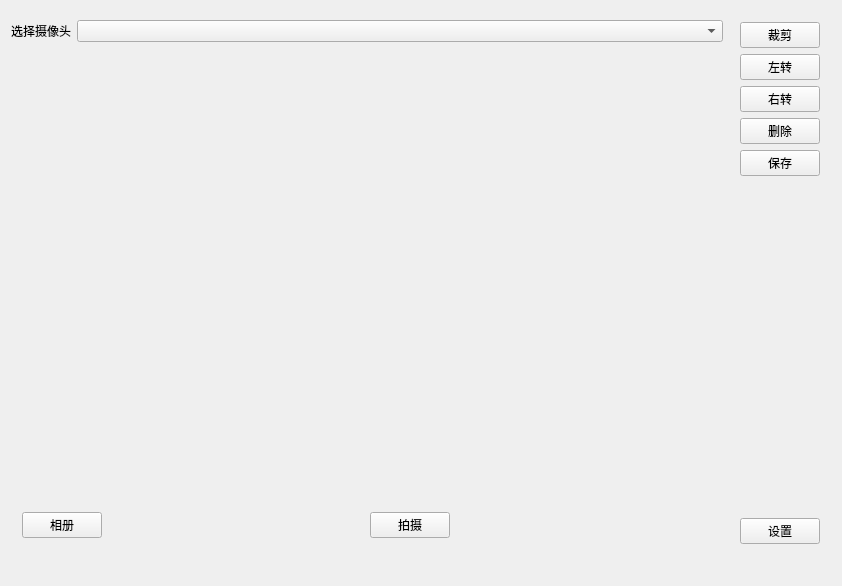
<?xml version="1.0" encoding="UTF-8"?>
<ui version="4.0">
 <class>MyCameraClass</class>
 <widget class="QWidget" name="MyCameraClass">
  <property name="geometry">
   <rect>
    <x>0</x>
    <y>0</y>
    <width>842</width>
    <height>586</height>
   </rect>
  </property>
  <property name="minimumSize">
   <size>
    <width>800</width>
    <height>480</height>
   </size>
  </property>
  <property name="windowTitle">
   <string>MyCamera</string>
  </property>
  <layout class="QGridLayout" name="gridLayout_2">
   <item row="0" column="0">
    <layout class="QGridLayout" name="mainGridLayout">
     <item row="3" column="0" colspan="2">
      <widget class="QLabel" name="label">
       <property name="sizePolicy">
        <sizepolicy hsizetype="Preferred" vsizetype="Fixed">
         <horstretch>0</horstretch>
         <verstretch>0</verstretch>
        </sizepolicy>
       </property>
       <property name="text">
        <string/>
       </property>
      </widget>
     </item>
     <item row="2" column="0">
      <widget class="QWidget" name="widget_2" native="true">
       <property name="sizePolicy">
        <sizepolicy hsizetype="Preferred" vsizetype="Fixed">
         <horstretch>0</horstretch>
         <verstretch>0</verstretch>
        </sizepolicy>
       </property>
       <property name="maximumSize">
        <size>
         <width>16777215</width>
         <height>60</height>
        </size>
       </property>
       <layout class="QGridLayout" name="gridLayout">
        <item row="0" column="1">
         <spacer name="horizontalSpacer">
          <property name="orientation">
           <enum>Qt::Horizontal</enum>
          </property>
          <property name="sizeHint" stdset="0">
           <size>
            <width>226</width>
            <height>20</height>
           </size>
          </property>
         </spacer>
        </item>
        <item row="0" column="2">
         <widget class="QPushButton" name="btnCapture">
          <property name="text">
           <string>拍摄</string>
          </property>
         </widget>
        </item>
        <item row="0" column="3">
         <spacer name="horizontalSpacer_2">
          <property name="orientation">
           <enum>Qt::Horizontal</enum>
          </property>
          <property name="sizeHint" stdset="0">
           <size>
            <width>226</width>
            <height>20</height>
           </size>
          </property>
         </spacer>
        </item>
        <item row="0" column="0">
         <widget class="QPushButton" name="btnPhotos">
          <property name="text">
           <string>相册</string>
          </property>
         </widget>
        </item>
       </layout>
      </widget>
     </item>
     <item row="0" column="1" rowspan="3">
      <widget class="QWidget" name="widget_3" native="true">
       <property name="sizePolicy">
        <sizepolicy hsizetype="Fixed" vsizetype="Preferred">
         <horstretch>0</horstretch>
         <verstretch>0</verstretch>
        </sizepolicy>
       </property>
       <layout class="QVBoxLayout" name="verticalLayout">
        <item>
         <widget class="QPushButton" name="btnCut">
          <property name="text">
           <string>裁剪</string>
          </property>
         </widget>
        </item>
        <item>
         <widget class="QPushButton" name="btnTurnLeft">
          <property name="text">
           <string>左转</string>
          </property>
         </widget>
        </item>
        <item>
         <widget class="QPushButton" name="btnTurnRight">
          <property name="text">
           <string>右转</string>
          </property>
         </widget>
        </item>
        <item>
         <widget class="QPushButton" name="btnDelete">
          <property name="text">
           <string>删除</string>
          </property>
         </widget>
        </item>
        <item>
         <widget class="QPushButton" name="btnSaveImage">
          <property name="text">
           <string>保存</string>
          </property>
         </widget>
        </item>
        <item>
         <spacer name="verticalSpacer">
          <property name="orientation">
           <enum>Qt::Vertical</enum>
          </property>
          <property name="sizeHint" stdset="0">
           <size>
            <width>20</width>
            <height>304</height>
           </size>
          </property>
         </spacer>
        </item>
        <item>
         <widget class="QPushButton" name="btnSettings">
          <property name="text">
           <string>设置</string>
          </property>
         </widget>
        </item>
       </layout>
      </widget>
     </item>
     <item row="0" column="0">
      <widget class="QWidget" name="widget_4" native="true">
       <property name="maximumSize">
        <size>
         <width>16777215</width>
         <height>40</height>
        </size>
       </property>
       <layout class="QHBoxLayout" name="horizontalLayout" stretch="1">
        <property name="leftMargin">
         <number>0</number>
        </property>
        <property name="topMargin">
         <number>0</number>
        </property>
        <property name="rightMargin">
         <number>0</number>
        </property>
        <property name="bottomMargin">
         <number>0</number>
        </property>
        <item>
         <widget class="QWidget" name="widget_5" native="true">
          <property name="sizePolicy">
           <sizepolicy hsizetype="Preferred" vsizetype="Fixed">
            <horstretch>0</horstretch>
            <verstretch>0</verstretch>
           </sizepolicy>
          </property>
          <layout class="QHBoxLayout" name="horizontalLayout_2">
           <property name="leftMargin">
            <number>0</number>
           </property>
           <property name="topMargin">
            <number>0</number>
           </property>
           <property name="rightMargin">
            <number>0</number>
           </property>
           <property name="bottomMargin">
            <number>0</number>
           </property>
           <item>
            <widget class="QLabel" name="label_2">
             <property name="sizePolicy">
              <sizepolicy hsizetype="Fixed" vsizetype="Preferred">
               <horstretch>0</horstretch>
               <verstretch>0</verstretch>
              </sizepolicy>
             </property>
             <property name="text">
              <string>选择摄像头</string>
             </property>
            </widget>
           </item>
           <item>
            <widget class="QComboBox" name="cBoxCameras"/>
           </item>
          </layout>
         </widget>
        </item>
       </layout>
      </widget>
     </item>
     <item row="1" column="0">
      <layout class="QVBoxLayout" name="DisplayLayout"/>
     </item>
    </layout>
   </item>
  </layout>
 </widget>
 <layoutdefault spacing="6" margin="11"/>
 <resources>
  <include location="MyCamera.qrc"/>
 </resources>
 <connections/>
</ui>
